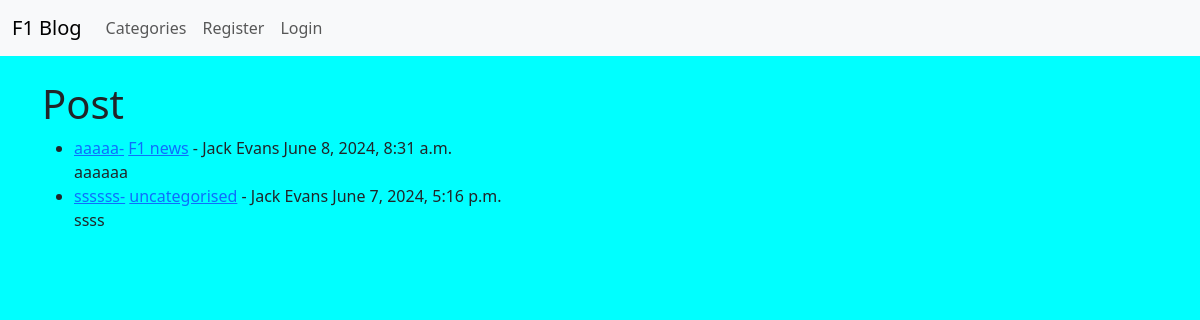
The app's page /, older data.
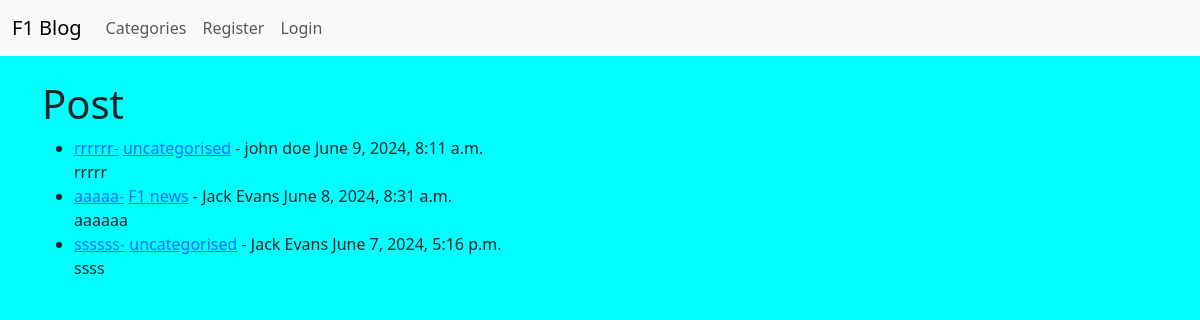
The same page, newer data.
### blog/models.py (models this page shows, shortened)
class Post(models.Model):
    title = models.CharField(max_length=255)
    title_tag = models.CharField(max_length=255, default="F1 blog")
    author = models.ForeignKey(User, on_delete=models.CASCADE)
    body = models.TextField()
    timestamp = models.DateTimeField(auto_now_add=True)
    post_date = models.DateField(auto_now_add=True)
    category = models.ForeignKey(Category, on_delete=models.CASCADE)
    snippet = models.CharField(
        max_length=255,
    )

class Category(models.Model):
    name = models.CharField(max_length=255, default="uncategorised")

### blog/views.py (the view)
# urls.py: path("", Home.as_view(), name="home"),
class Home(ListView):
    model = Post
    template_name = "home.html"
    ordering = ["-timestamp"]
    def get_context_data(self, *args, **kwargs):
        cat_menu = Category.objects.all()
        context = super(Home, self).get_context_data(*args, **kwargs)
        context["cat_menu"] = cat_menu
        return context

### blog/templates/home.html (shortened to what this page needs)
{% extends 'base.html' %} {% block content %}
<h1>Post</h1>
<ul>
  {% for post in object_list %}
  <li>
    <a href="{% url 'article-details' post.pk %}">{{ post.title }}-</a>
    <a href="{% url 'category' post.category.pk %}">{{ post.category.name }}</a>
    - {{post.author.first_name}} {{post.author.last_name}} {{ post.timestamp }}
    <br />
    {{ post.snippet }}
  </li>
  {% endfor%}
</ul>
{% endblock %}

### blog/templates/base.html (shortened to what this page needs)
{% load static %}
<!DOCTYPE html>
<html lang="en">
  <head>
    <link
      href="https://cdn.jsdelivr.net/npm/bootstrap@5.3.3/dist/css/bootstrap.min.css"
      rel="stylesheet"
    />
    <link rel="stylesheet" , href="{% static 'css/main.css' %}" />
  </head>
  <body>
    <nav class="navbar navbar-expand-lg bg-body-tertiary">
      <div class="container-fluid">
        <a class="navbar-brand" href="{% url 'home' %}">F1 Blog</a>
        <div class="collapse navbar-collapse" id="navbarSupportedContent">
          <ul class="navbar-nav me-auto mb-2 mb-lg-0">
            <li class="nav-item">
              <a class="nav-link" href="{% url 'category-list' %}"
                >Categories</a
              >
            </li>
            {% if user.is_authenticated %}
            <li class="nav-item">
              <a class="nav-link" href="{% url 'add_post' %}">Add Post</a>
            </li>
            {% if user.is_superuser %}
            <li class="nav-item">
              <a class="nav-link" href="{% url 'add_category' %}"
                >Add Category</a
              >
            </li>
            {% endif %}
            <li class="nav-item">
              <a class="nav-link" href="{% url 'edit_profile' %}"
                >Edit Profile</a
              >
            </li>
            <li class="nav-item">
              <a class="nav-link" href="{% url 'logout' %}">Logout</a>
            </li>
            {% else %}
            <li class="nav-item">
              <a class="nav-link" href="{% url 'register' %}">Register</a>
            </li>
            <li class="nav-item">
              <a class="nav-link" href="{% url 'login' %}">Login</a>
            </li>
            {% endif %}
          </ul>
        </div>
      </div>
    </nav>
    <br />
    <div class="container">{% block content %} {% endblock %}</div>
  </body>
</html>

### blog/static/css/main.css (style rules this page uses)
body { background-color: aqua; }

Row changes from the older to the newer data that the page shows:
added Post: title "rrrrrr", category.name "uncategorised", author.first_name "john", author.last_name "doe", timestamp "June 9, 2024, 8:11 a.m.", snippet "rrrrr"
